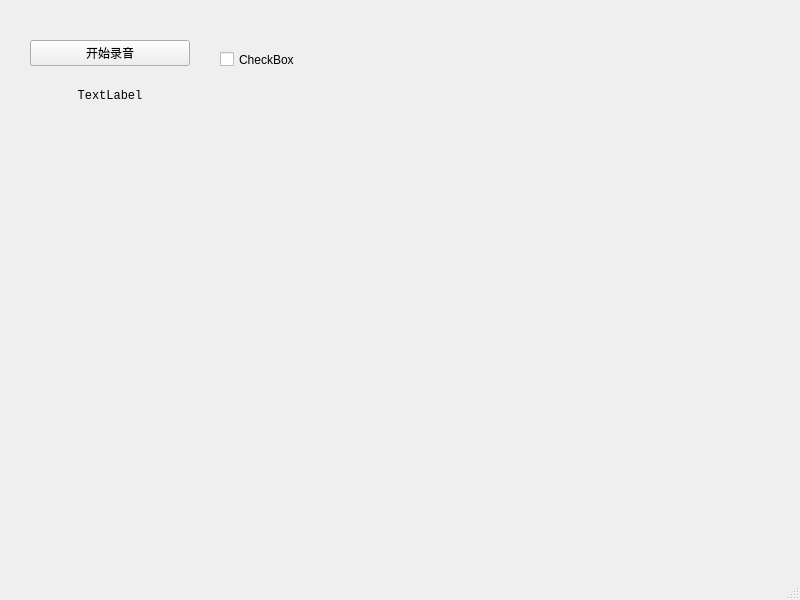
<?xml version="1.0" encoding="UTF-8"?>
<ui version="4.0">
 <class>MainWindow</class>
 <widget class="QMainWindow" name="MainWindow">
  <property name="geometry">
   <rect>
    <x>0</x>
    <y>0</y>
    <width>800</width>
    <height>600</height>
   </rect>
  </property>
  <property name="windowTitle">
   <string>MainWindow</string>
  </property>
  <widget class="QWidget" name="centralwidget">
   <widget class="QCheckBox" name="checkBox">
    <property name="geometry">
     <rect>
      <x>220</x>
      <y>50</y>
      <width>91</width>
      <height>19</height>
     </rect>
    </property>
    <property name="text">
     <string>CheckBox</string>
    </property>
   </widget>
   <widget class="QWidget" name="verticalLayoutWidget">
    <property name="geometry">
     <rect>
      <x>30</x>
      <y>40</y>
      <width>160</width>
      <height>80</height>
     </rect>
    </property>
    <layout class="QVBoxLayout" name="verticalLayout">
     <item>
      <widget class="QPushButton" name="audioButton">
       <property name="text">
        <string>开始录音</string>
       </property>
      </widget>
     </item>
     <item>
      <widget class="QLabel" name="timeLabel">
       <property name="font">
        <font>
         <family>Courier New</family>
        </font>
       </property>
       <property name="text">
        <string>TextLabel</string>
       </property>
       <property name="alignment">
        <set>Qt::AlignCenter</set>
       </property>
      </widget>
     </item>
    </layout>
   </widget>
  </widget>
  <widget class="QMenuBar" name="menubar">
   <property name="geometry">
    <rect>
     <x>0</x>
     <y>0</y>
     <width>800</width>
     <height>21</height>
    </rect>
   </property>
  </widget>
  <widget class="QStatusBar" name="statusbar"/>
 </widget>
 <resources/>
 <connections/>
</ui>
